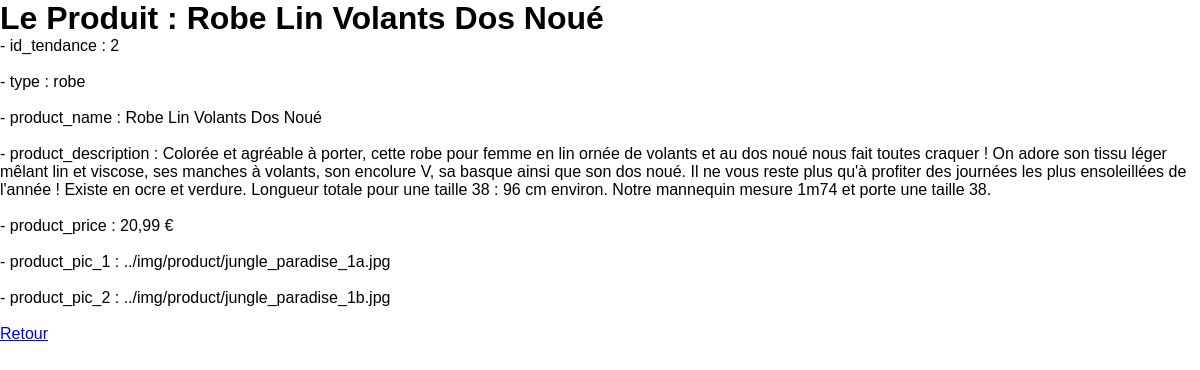
The app's page /user.php?id=16 with its own data.
### tables this page shows
CREATE TABLE `product` (
  `id` int NOT NULL,
  `id_tendance` int NOT NULL,
  `type` varchar(255) NOT NULL,
  `product_name` varchar(255) NOT NULL,
  `product_description` varchar(1000) NOT NULL,
  `product_price` varchar(255) NOT NULL,
  `product_pic_1` varchar(255) NOT NULL,
  `product_pic_2` varchar(255) NOT NULL
);

### src/user.php (the view, shortened to what this page needs)
<?php
if (isset($_GET["id"]) && !empty($_GET["id"])) {
    require_once("connect.php");
    $id = strip_tags($_GET["id"]);
    $sql = "SELECT * FROM product WHERE id = :id";
    $query = $db->prepare($sql);
    $query->bindValue(":id", $id, PDO::PARAM_INT);
    $query->execute();
    $user = $query->fetch();
} else {
    header("Location: index.php");
}
?>
<!DOCTYPE html>
<html lang="fr">
<head>
    <link rel="stylesheet" href="style.css">
</head>
<body>
    <h1>Le Produit : <?= $user["product_name"] ?></h1>
    <p><?= "- id_tendance : " .  $user["id_tendance"]
            . "<br><br>"
            . "- type : " . $user["type"]
            . "<br><br>"
            . "- product_name : " . $user["product_name"]
            . "<br><br>"
            . "- product_description : " . $user["product_description"]
            . "<br><br>"
            . "- product_price : " . $user["product_price"]
            . "<br><br>"
            . "- product_pic_1 : " . $user["product_pic_1"]
            . "<br><br>"
            . "- product_pic_2 : " . $user["product_pic_2"]
            . "<br><br>"
        ?></p>
    <a href="admin_dashboard.php">Retour</a>
</body>
</html>

### src/style.css (style rules this page uses)
:root { --font-size: 1rem; }
* { box-sizing: border-box; outline: none; margin: 0 auto; padding: 0; }
html { scroll-behavior: smooth; }
body { font-family: Arial, Helvetica, sans-serif; font: size 1rem; }

### records on screen
product: product_name "Robe Lin Volants Dos Noué", id_tendance "2", type "robe", product_description "Colorée et agréable à porter, cette robe pour femme en lin ornée de volants et au dos noué nous fait toutes craquer ! On adore son tissu léger mêlant lin et viscose, ses manches à volants, son encolure V, sa basque ainsi que son dos noué. Il ne vous reste plus qu'à profiter des journées les plus ensoleillées de l'année ! Existe en ocre et verdure. Longueur totale pour une taille 38 : 96 cm environ. Notre mannequin mesure 1m74 et porte une taille 38.", product_price "20,99 €", product_pic_1 "../img/product/jungle_paradise_1a.jpg", product_pic_2 "../img/product/jungle_paradise_1b.jpg"
